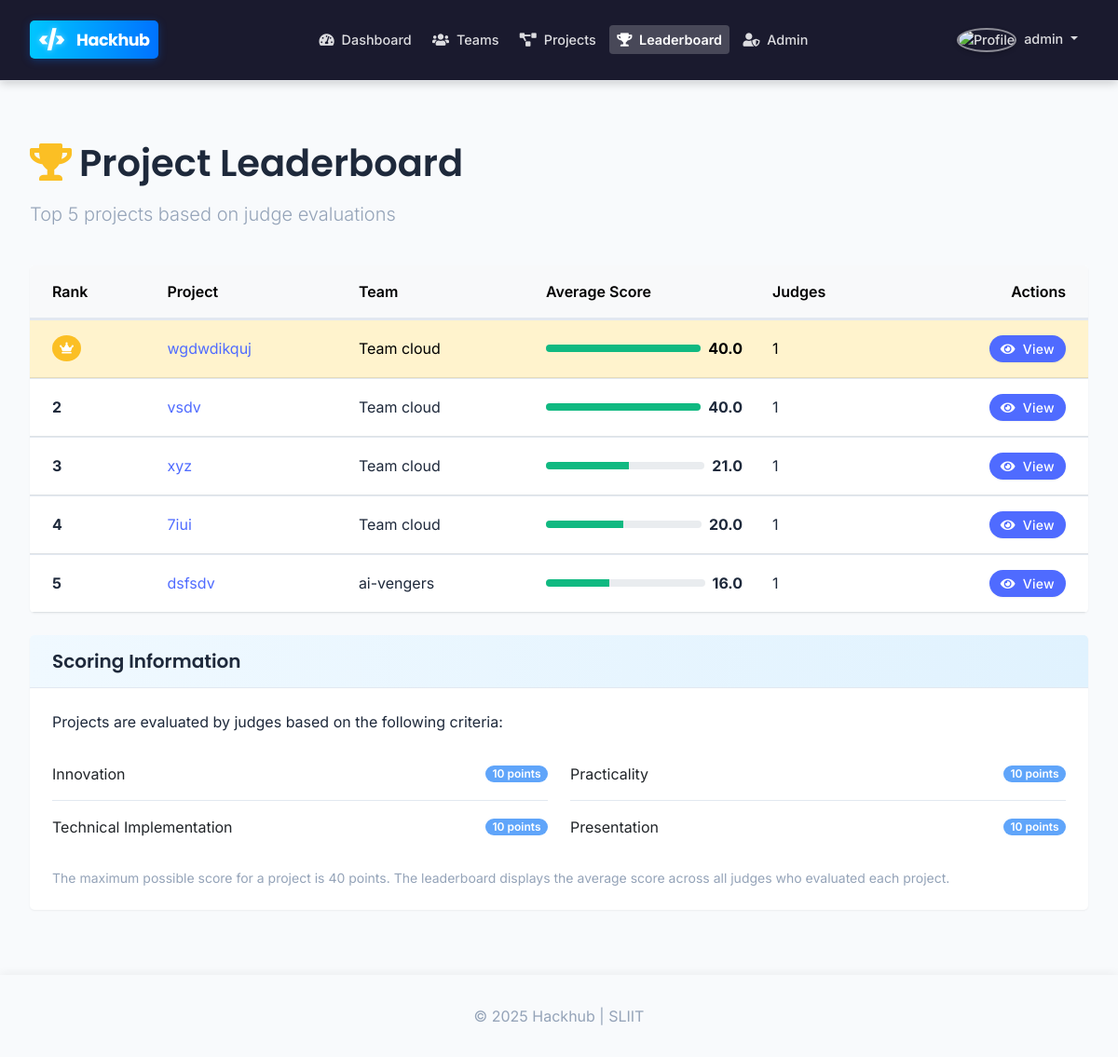
The page /pages/leaderboard.php (signed in) on the database its author committed.
### tables this page shows
CREATE TABLE `projects` (
  `project_id` int(11) NOT NULL,
  `team_id` int(11) NOT NULL,
  `title` varchar(100) NOT NULL,
  `description` text NOT NULL,
  `tech_stack` text DEFAULT NULL,
  `github_link` varchar(255) DEFAULT NULL,
  `demo_link` varchar(255) DEFAULT NULL,
  `status` enum('draft','submitted','under_review','rejected','approved') NOT NULL DEFAULT 'draft',
  `submission_date` timestamp NULL DEFAULT NULL,
  `admin_feedback` text DEFAULT NULL,
  `created_at` timestamp NOT NULL DEFAULT current_timestamp(),
  `updated_at` timestamp NOT NULL DEFAULT current_timestamp() ON UPDATE current_timestamp()
);

CREATE TABLE `teams` (
  `team_id` int(11) NOT NULL,
  `team_name` varchar(100) NOT NULL,
  `team_description` text DEFAULT NULL,
  `created_by` int(11) NOT NULL,
  `created_at` timestamp NOT NULL DEFAULT current_timestamp(),
  `updated_at` timestamp NOT NULL DEFAULT current_timestamp() ON UPDATE current_timestamp()
);

### pages/leaderboard.php (the view, shortened to what this page needs)
<?php
require_once '../includes/config.php';
$top_projects = [];
$sql = "SELECT
            p.project_id,
            p.title,
            t.team_name,
            AVG(e.total_score) as avg_score,
            COUNT(DISTINCT e.judge_id) as judges_count
        FROM
            projects p
        JOIN
            teams t ON p.team_id = t.team_id
        JOIN
            evaluations e ON p.project_id = e.project_id
        WHERE
            p.status = 'approved'
        GROUP BY
            p.project_id, p.title, t.team_name
        ORDER BY
            avg_score DESC
        LIMIT 5";
if ($result = mysqli_query($conn, $sql)) {
    if (mysqli_num_rows($result) > 0) {
        while ($row = mysqli_fetch_assoc($result)) {
            $top_projects[] = $row;
        }
    }
}
require_once '../includes/header.php';
?>
<div class="container py-4">
    <div class="row mb-4">
        <div class="col-md-12">
            <h1 class="mb-3"><i class="fas fa-trophy text-warning me-2"></i>Project Leaderboard</h1>
            <p class="lead text-muted">Top 5 projects based on judge evaluations</p>
        </div>
    </div>
    <?php if (count($top_projects) > 0): ?>
    <div class="card shadow-sm border-0 rounded-3 mb-4">
        <div class="card-body p-0">
            <div class="table-responsive">
                <table class="table table-hover mb-0">
                    <thead class="table-light">
                        <tr>
                            <th class="py-3 ps-4">Rank</th>
                            <th class="py-3">Project</th>
                            <th class="py-3">Team</th>
                            <th class="py-3">Average Score</th>
                            <th class="py-3">Judges</th>
                            <th class="py-3 pe-4 text-end">Actions</th>
                        </tr>
                    </thead>
                    <tbody>
                        <?php foreach ($top_projects as $index => $project): ?>
                        <tr class="<?php echo ($index === 0) ? 'table-warning' : ''; ?>">
                            <td class="ps-4">
                                <?php if ($index === 0): ?>
                                <span class="badge bg-warning rounded-circle p-2"><i class="fas fa-crown"></i></span>
                                <?php else: ?>
                                <span class="fw-bold"><?php echo $index + 1; ?></span>
                                <?php endif; ?>
                            </td>
                            <td>
                                <a href="<?php echo BASE_URL; ?>/pages/project-details.php?id=<?php echo $project['project_id']; ?>" class="fw-medium text-decoration-none">
                                    <?php echo htmlspecialchars($project['title']); ?>
                                </a>
                            </td>
                            <td><?php echo htmlspecialchars($project['team_name']); ?></td>
                            <td>
                                <div class="d-flex align-items-center">
                                    <div class="progress flex-grow-1 me-2" style="height: 8px;">
                                        <div class="progress-bar bg-success" role="progressbar"
                                             style="width: <?php echo min(($project['avg_score'] / 40) * 100, 100); ?>%"
                                             aria-valuenow="<?php echo $project['avg_score']; ?>"
                                             aria-valuemin="0" aria-valuemax="40"></div>
                                    </div>
                                    <span class="fw-bold"><?php echo number_format($project['avg_score'], 1); ?></span>
                                </div>
                            </td>
                            <td><?php echo $project['judges_count']; ?></td>
                            <td class="pe-4 text-end">
                                <a href="<?php echo BASE_URL; ?>/pages/project-details.php?id=<?php echo $project['project_id']; ?>" class="btn btn-sm btn-primary rounded-pill">
                                    <i class="fas fa-eye me-1"></i> View
                                </a>
                            </td>
                        </tr>
                        <?php endforeach; ?>
                    </tbody>
                </table>
            </div>
        </div>
    </div>
    <div class="card shadow-sm border-0 rounded-3">
        <div class="card-header bg-light py-3">
            <h5 class="mb-0">Scoring Information</h5>
        </div>
        <div class="card-body">
            <p class="mb-3">Projects are evaluated by judges based on the following criteria:</p>
            <div class="row">
                <div class="col-md-6">
                    <ul class="list-group list-group-flush">
                        <li class="list-group-item d-flex justify-content-between align-items-center px-0">
                            Innovation
                            <span class="badge bg-info rounded-pill">10 points</span>
                        </li>
                        <li class="list-group-item d-flex justify-content-between align-items-center px-0">
                            Technical Implementation
                            <span class="badge bg-info rounded-pill">10 points</span>
                        </li>
                    </ul>
                </div>
                <div class="col-md-6">
                    <ul class="list-group list-group-flush">
                        <li class="list-group-item d-flex justify-content-between align-items-center px-0">
                            Practicality
                            <span class="badge bg-info rounded-pill">10 points</span>
                        </li>
                        <li class="list-group-item d-flex justify-content-between align-items-center px-0">
                            Presentation
                            <span class="badge bg-info rounded-pill">10 points</span>
                        </li>
                    </ul>
                </div>
            </div>
            <p class="mt-3 mb-0 small text-muted">
                The maximum possible score for a project is 40 points. The leaderboard displays the average score across all judges who evaluated each project.
            </p>
        </div>
    </div>
    <?php else: ?>
    <div class="alert alert-info">
        <i class="fas fa-info-circle me-2"></i> No evaluated projects found. Check back later when judges have evaluated submissions.
    </div>
    <?php endif; ?>
</div>
<?php
require_once '../includes/footer.php';
?>

### css/style.css (style rules this page uses)
:root { --primary-50: #f0f9ff; --primary-100: #e0f2fe; --primary-200: #bae6fd; --primary-300: #7dd3fc; --primary-400: #38bdf8; --primary-500: #0ea5e9; --primary-600: #0284c7; --primary-700: #0369a1; --primary-800: #075985; --primary-900: #0c4a6e; --gray-50: #f9fafb; --gray-100: #f3f4f6; --gray-200: #e5e7eb; --gray-300: #d1d5db; --gray-400: #9ca3af; --gray-500: #6b7280; --gray-600: #4b5563; --gray-700: #374151; --gray-800: #1f2937; --gray-900: #111827; --success: #10b981; --warning: #f59e0b; --danger: #ef4444; --info: #3b82f6; --primary: var(--primary-600); --secondary: var(--gray-600); --accent: #8b5cf6; --background: #ffffff; --card-bg: #ffffff; --text: var(--gray-800); --text-secondary: var(--gray-500); --border: var(--gray-200); }
* { margin: 0; padding: 0; box-sizing: border-box; }
body { min-height: 100vh; display: flex; flex-direction: column; font-family: 'Inter', -apple-system, BlinkMacSystemFont, 'Segoe UI', Roboto, Oxygen, Ubuntu, Cantarell, sans-serif; background-color: var(--background); color: var(--text); line-height: 1.6; transition: background-color 0.3s ease, color 0.3s ease; }
.container { flex: 1; }
h1, h2, h3, h4, h5, h6 { font-weight: 600; color: var(--dark-color); }
.card { border: 1px solid var(--border); border-radius: 12px; background: var(--card-bg); box-shadow: 0 4px 20px rgba(0, 0, 0, 0.04); transition: all 0.3s cubic-bezier(0.4, 0, 0.2, 1); overflow: hidden; margin-bottom: 1.5rem; }
.card-header { background: linear-gradient(90deg, var(--primary-50), var(--primary-100)); color: var(--primary-800); border-bottom: 1px solid var(--border); padding: 1.25rem 1.5rem; font-weight: 600; font-size: 1.1rem; display: flex; align-items: center; justify-content: space-between; }
.card-body { padding: 1.5rem; }
.btn { border-radius: 8px; font-weight: 500; padding: 0.625rem 1.5rem; transition: all 0.2s cubic-bezier(0.4, 0, 0.2, 1); position: relative; overflow: hidden; border: none; font-size: 0.95rem; text-transform: none; letter-spacing: 0.3px; box-shadow: 0 2px 5px rgba(0, 0, 0, 0.05); }
.btn-primary { background-color: var(--primary-600); color: white; }
.btn-sm { padding: 0.4rem 1rem; font-size: 0.85rem; }

### includes/footer.php (style rules this page uses)
body { margin-bottom: 70px; }

### rows shown on the page
projects: title "wgdwdikquj", team.team_name "Team cloud", min(($project['avg_score'] / 40) * 100, 100) 100 (drawn), avg_score "40.0", judges_count "1"
projects: title "vsdv", team.team_name "Team cloud", min(($project['avg_score'] / 40) * 100, 100) 100 (drawn), avg_score "40.0", judges_count "1"
projects: title "xyz", team.team_name "Team cloud", min(($project['avg_score'] / 40) * 100, 100) 52.5 (drawn), avg_score "21.0", judges_count "1"
projects: title "7iui", team.team_name "Team cloud", min(($project['avg_score'] / 40) * 100, 100) 50 (drawn), avg_score "20.0", judges_count "1"
projects: title "dsfsdv", team.team_name "ai-vengers", min(($project['avg_score'] / 40) * 100, 100) 40 (drawn), avg_score "16.0", judges_count "1"

### other values the page prints
$_SESSION['username'] "admin"
